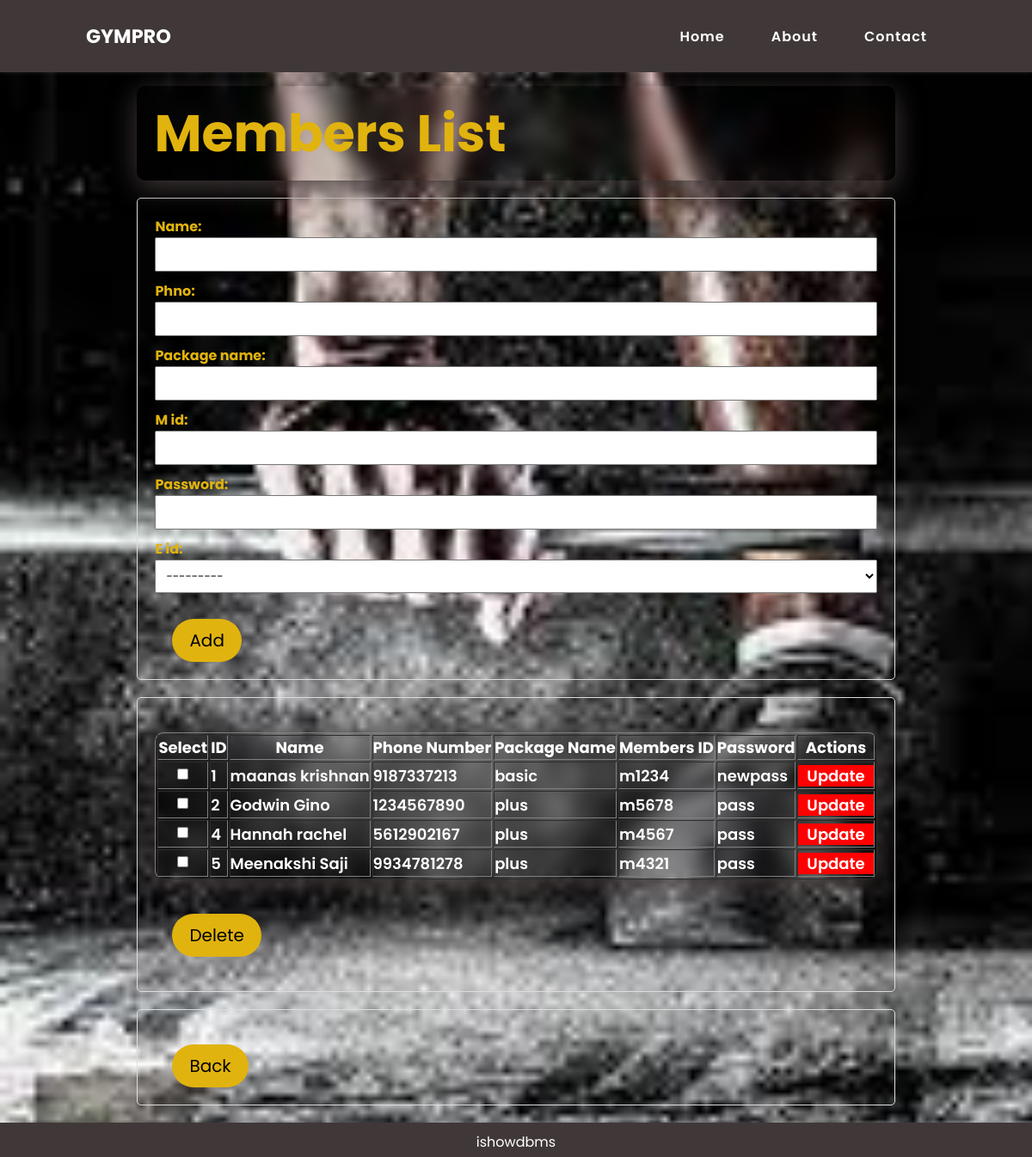
/members_list/, run on an earlier commit of the app's database.
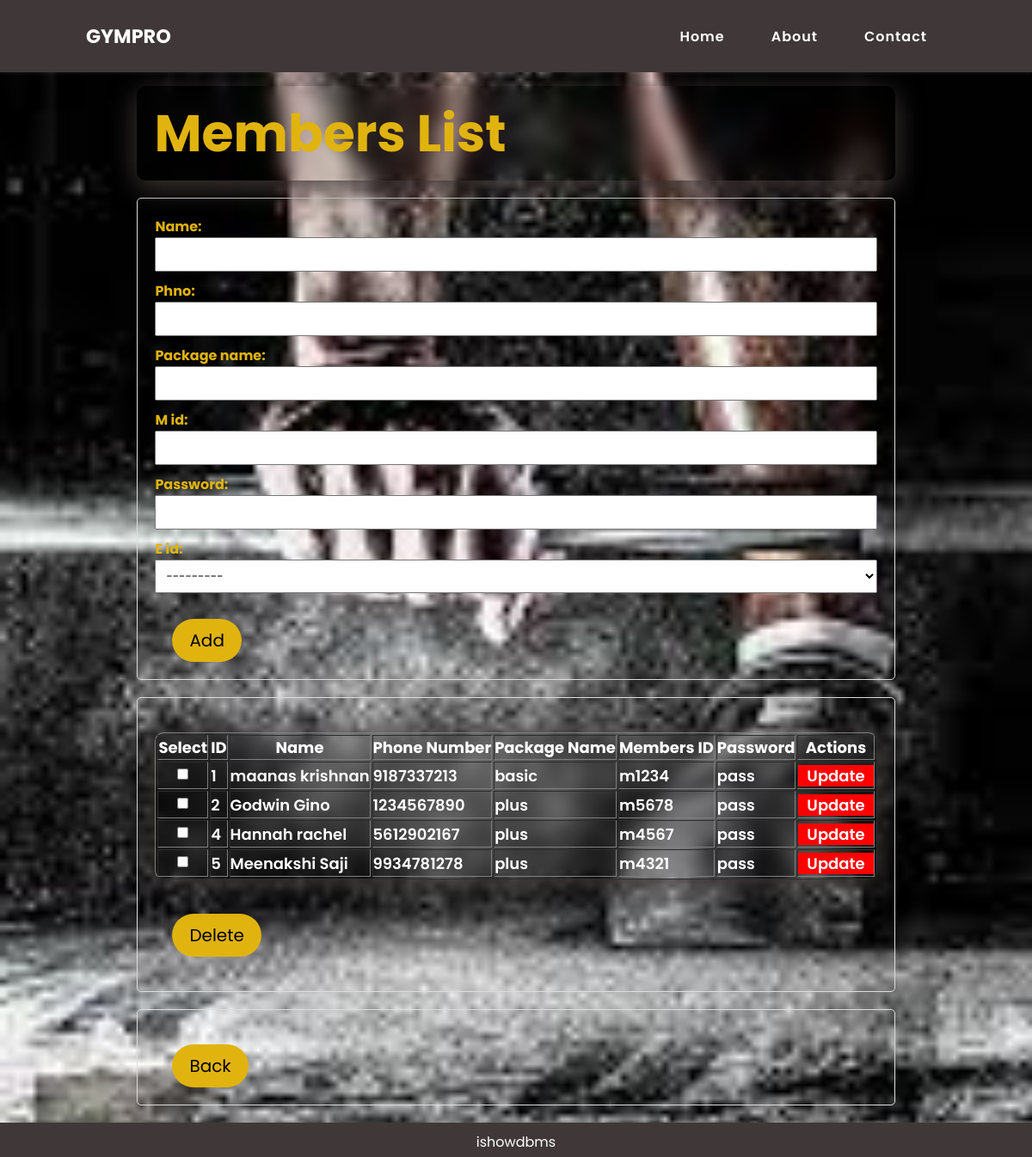
And on a later commit of the database.
### mydb/models.py (models this page shows)
class members(models.Model):
    name = models.CharField(max_length=255)
    phno = models.IntegerField()  # Assuming a string representation for phone number
    package_name = models.CharField(max_length=100)
    m_id = models.CharField(max_length=50, unique=True)  # Assuming a unique member ID
    password = models.CharField(max_length=255)  # Storing passwords as plaintext is not recommended in production
    e_id = models.ForeignKey(employee,related_name='members', on_delete=models.CASCADE)

### mydb/views.py (the view)
# urls.py: path('members_list/', members_list, name='members_list'),
def members_list(request):
    member = members.objects.all()
    form = memberForm()
    if request.method == 'POST':
        form = memberForm(request.POST)
        if form.is_valid():
            form.save()
            return redirect('members_list')
    return render(request, 'members_list.html', {'member': member, 'form': form})

### mydb/forms.py
class memberForm(forms.ModelForm):
    class Meta:
        model = members
        fields = '__all__'

### mydb/templates/members_list.html (shortened to what this page needs)
<!DOCTYPE html>
<html lang="en">
{% load static %}
<head>
    <link rel="stylesheet" type="text/css" href="{% static 'employee_list.css' %}">
</head>
<body>
    <nav>
        <a href="#" class="logo">GymPRO</a>
        <ul class="menu">
            <li><a href="#home" onclick="toggleMenu();">Home</a></li>
            <li><a href="#about" onclick="toggleMenu();">About</a></li>
            <li><a href="#about" onclick="toggleMenu();">Contact</a></li>
        </ul>
    </nav>
<section>
    <div class="main">
        <div class="main-sub">
            <h1>Members List</h1>
            <form method="post" action="{% url 'members_list' %}">
                {{ form.as_p }}
                <button type="submit">Add</button>
            </form>
            <form method="post" action="{% url 'delete_members' %}">
                <table border="1">
                    <tr>
                        <th>Select</th>
                        <th>ID</th>
                        <th>Name</th>
                        <th>Phone Number</th>
                        <th>Package Name</th>
                        <th>Members ID</th>
                        <th>Password</th>
                        <th scope="col">Actions</th>
                    </tr>
                    {% for memberr in member %}
                    <tr>
                        <td><input type="checkbox" name="selected_ids" value="{{ memberr.id }}"></td>
                        <td>{{ memberr.id }}</td>
                        <td>{{ memberr.name }}</td>
                        <td>{{ memberr.phno }}</td>
                        <td>{{ memberr.package_name }}</td>
                        <td>{{ memberr.m_id }}</td>
                        <td>{{ memberr.password }}</td>
                        <td>
                            <a href="{% url 'update_members' memberr.id %}">Update</a>
                        </td>
                    </tr>
                    {% endfor %}
                </table>
                <div class="btns">
                    <button type="submit">Delete</button>
                    </div>
            </form>
            <form method="get" action="{% url 'adminsucess' %}">
                <button type="submit">Back</button>
            </form>
        </div>
    </div>
</section>
<footer id="footer">
    ishowdbms
</footer>
</body>
</html>

### mydb/static/employee_list.css (style rules this page uses)
* { margin: 0; padding: 0; list-style: none; text-decoration: none; font-family: "Poppins", sans-serif; box-sizing: border-box; scroll-behavior: smooth; color:white; }
:root { --main-color:white; --second-color: white; }
body { background-image: url("./images/images.jpg"); background-size: cover; background-repeat: no-repeat; }
nav { position: fixed; top: 0; left: 0; width: 100%; padding: 25px 100px; background: #403838; box-shadow: 0 1px 4px rgba(146, 161, 176, 0.15); display: flex; justify-content: space-between; align-items: center; z-index: 1000; transition: 0.5s; }
.logo { text-transform: uppercase; font-size: 1.4rem; color: var(--second-color); font-weight: 700; }
ul { display: flex; }
ul li a { padding: 10px 22px; color: var(--second-color); border-radius: 2px; font-weight: 600; letter-spacing: 1px; margin-left: 10px; }
section { padding-top: 100px; }
h1 { font-size: 60px; color: rgb(225, 179, 14); padding-left: 20px; padding-right: 20px; padding-top: 10px; padding-bottom: 10px; box-shadow: 0 8px 32px 0 #403838; backdrop-filter: blur( 9.5px ); -webkit-backdrop-filter: blur( 9.5px ); border-radius: 10px; margin-bottom: 20px; }
#footer { position:relative; padding-top: 10px; bottom: 0; width: 100%; height: 40px; background: #403838; text-align: center; }
.btns { margin-top: 20px; margin-bottom: 20px; }
.main { display: flex; align-items: center; justify-content: center; }
form { margin-bottom: 20px; padding: 20px; border: 1px solid #ddd; border-radius: 5px; }
form label { color: rgb(225, 179, 14); font-weight: bold; }
form input, form select, form textarea { width: 100%; padding: 8px; margin-bottom: 10px; box-sizing: border-box; color: black; }
table { margin-top: 20px; font-size: 18px; font-weight: 600; box-shadow: 0 8px 32px 0 #403838; backdrop-filter: blur( 9.5px ); -webkit-backdrop-filter: blur( 9.5px ); border-radius: 10px; }
table td a { background-color: #ff0000; width: 100%; padding-right: 10px; padding-left: 10px; }
button { padding-left: 20px; padding-right: 20px; padding-top: 10px; padding-bottom: 10px; border-radius: 50px; margin-top: 20px; background-color: rgb(225, 179, 14); border: none; margin-left: 20px; font-size: 20px; color: black; }

What changed in the data, as far as the page shows it:
changed members "maanas krishnan": password "newpass" → "pass"
